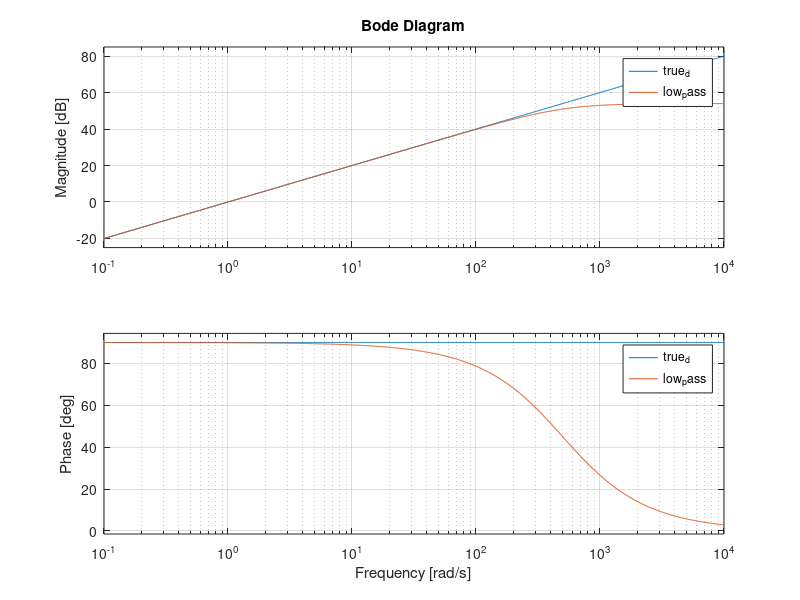

The MATLAB script that drew this image: (Note: this script raises an error after producing the figure.)
clc
vel_func = tf([0.1757], [1, -0.9976], 0.001)
vel_func_cont = d2c(vel_func)
step = tf([1], [1, 0]);
derivative_cont = step * vel_func_cont
pos_func_d = c2d(derivative_cont, 0.001)
true_d = tf([1,0],[1])
low_pass = tf([500, 0],[1,500])
bode(true_d, low_pass)

tust_prox = c2d(low_pass, 0.001, "tustin")


T = sisoinit(4); % The parameter 4 combines an error path controller C1 along with a feedback controller C2
T.G.Value = pos_func_d
T.OL1.View = {'rlocus'}; % Root Locus plot for error path
T.OL2.View = {'rlocus'} % Root Locus plot for feedback path
%controlSystemDesigner(T) % Launch controlSystemDesigner with the above initializations.
